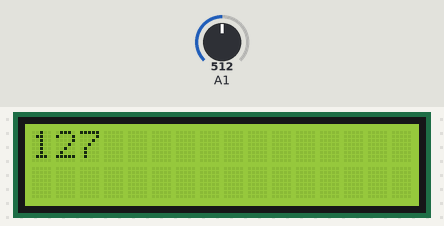
Recording of a sketch running on a simulated Arduino Uno, built with avr-gcc and run on an emulated ATmega328P. On the bench: 16×2 character LCD. The inputs (shaded band) are chosen by the test bench; at power-on: A1 = 512.

Above: at 1.2 s.
1.3 s: A1 set to 716
At 2.5 s:
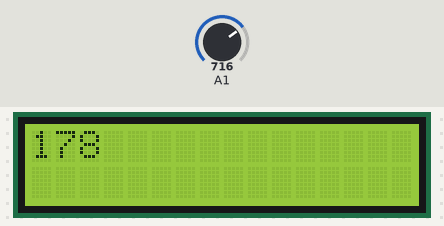
2.8 s: A1 set to 900
At 3.8 s:
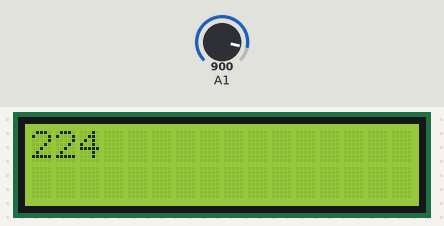
4.3 s: A1 set to 1023
At 5.0 s:
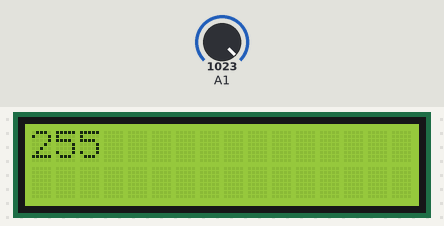
Timing chart, 0 to 7.3 s (numbered marks = the images above; inputs shaded):
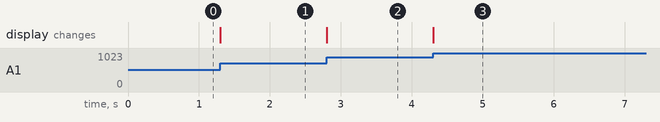

Measured:
- after the input at 1.3 s, the display: changes at once (image 1)
- after the input at 2.8 s, the display: changes at once (image 2)
- after the input at 4.3 s, the display: changes at once (image 3)

The sketch:

pot_final.ino
```cpp
#include <LiquidCrystal.h>

      LiquidCrystal lcd(8,9,4,5,6,7);

void setup() {
  lcd.begin(16,2);
}

void loop() {
  int deger=analogRead(1);
  deger = map(deger,0,1023,0,255);
  lcd.setCursor(0,0);
  lcd.print(deger);

  if(deger<100)
  {
    lcd.setCursor(2,0);
    lcd.print(" ");
  }
  if(deger<10)
  {
    lcd.setCursor(1,0);lcd.print(" ");
    lcd.setCursor(2,0);lcd.print(" ");
  }
}
```
